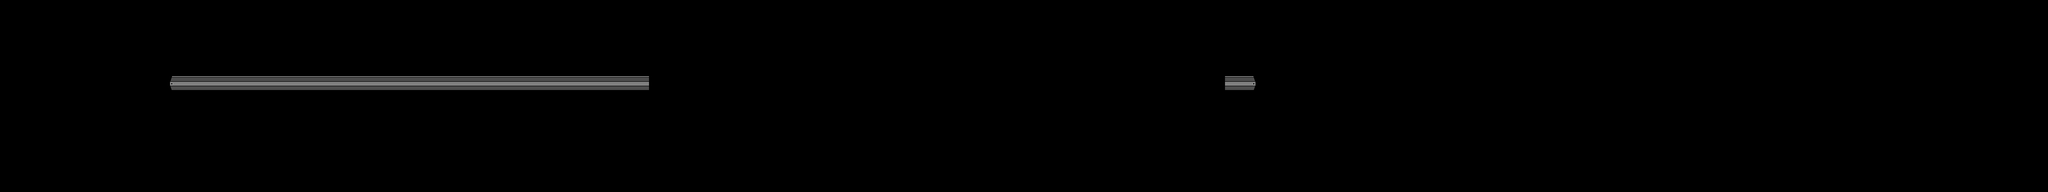

A 2D game scene composited from a Tiled map and its tileset images. What follows is a short description and the map's XML, with each tile layer's data collapsed to a summary:
An orthogonal 128x12 tile map with 64x64 px tiles, 1 tile layer (Tile Layer 1), 4 tilesets.

<map version="1.0" orientation="orthogonal" renderorder="right-down" width="128" height="12" tilewidth="64" tileheight="64" nextobjectid="11">
 <tileset firstgid="1" source="tiles.tsx" />
 <tileset firstgid="17" source="crates.tsx" />
 <tileset firstgid="27" name="spawners" tilewidth="192" tileheight="128" tilecount="1" columns="0">
  <tile id="0">
   <properties>
    <property name="component" value="Spawner" />
    <property name="life" value="100" />
   </properties>
   <image width="192" height="128" source="../data/textures/spawner.png" />
  </tile>
 </tileset>
 <tileset firstgid="28" name="tanks" tilewidth="128" tileheight="64" tilecount="3" columns="1">
  <image source="../data/textures/tanks.png" width="128" height="192" />
  <tile id="0">
   <properties>
    <property name="component" value="Shooter" />
    <property name="interval" value="2" />
    <property name="life" value="75" />
   </properties>
  </tile>
  <tile id="1">
   <properties>
    <property name="component" value="Shooter" />
    <property name="life" value="100" />
   </properties>
  </tile>
 </tileset>
 <layer name="Tile Layer 1" width="128" height="12" offsetx="-412.121" offsety="239.394">
  <properties>
   <property name="component" value="Sprite,Box,Blink" />
   <property name="life" value="10000" />
  </properties>
  <data>[1536 cells, 32 non-empty, 3 distinct tile ids]</data>
 </layer>
 <objectgroup color="#ff0000" name="enemies">
  <properties>
   <property name="function" value="Factory.createEnemy" />
   <property name="type" value="copter" />
  </properties>
 </objectgroup>
</map>
